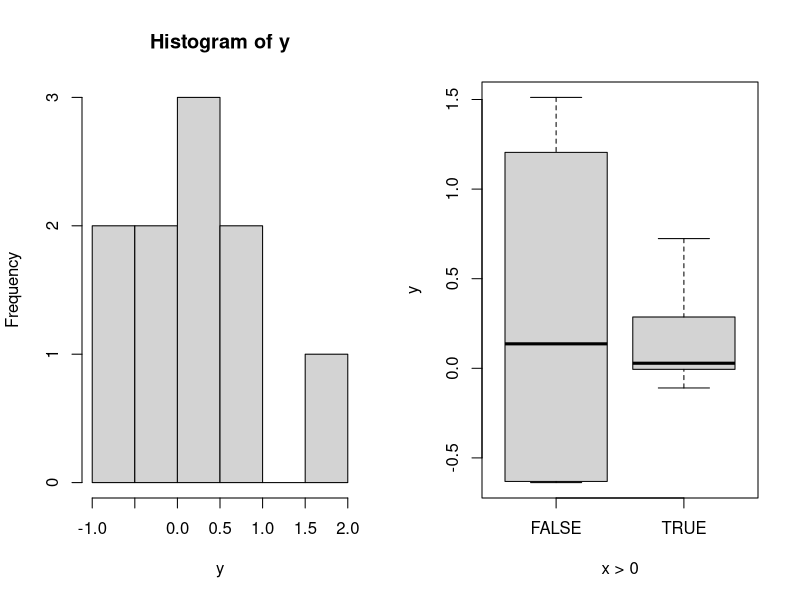
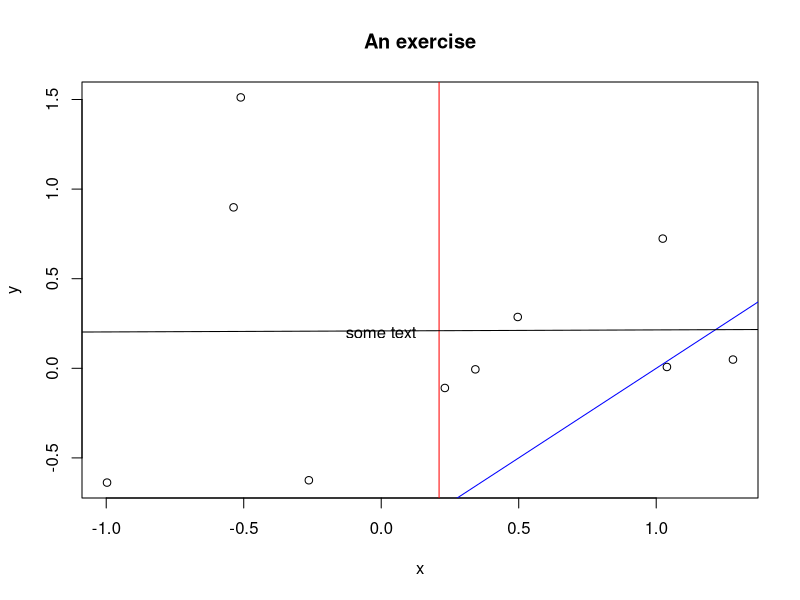
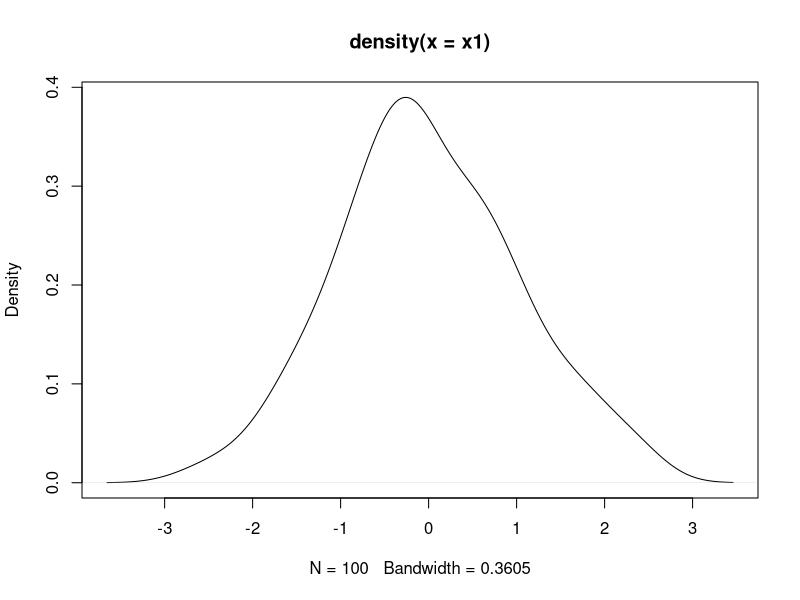
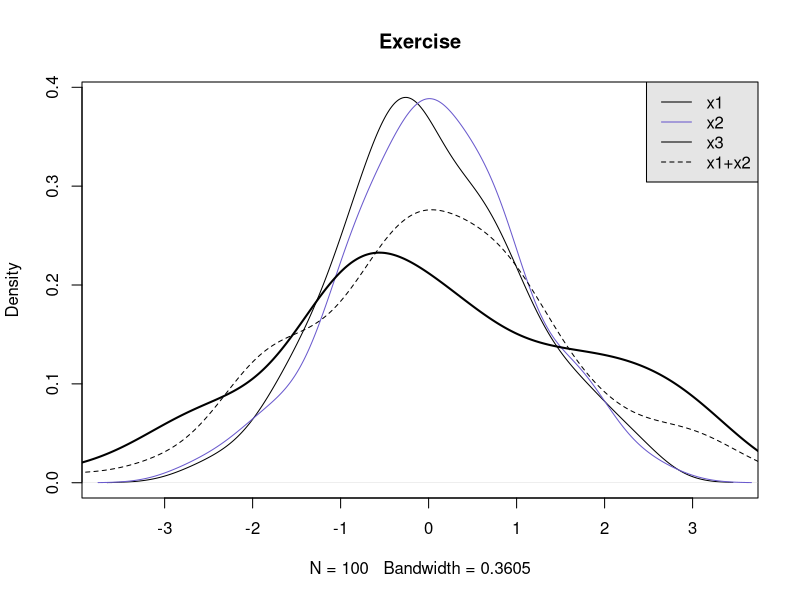

Recreate these plots in R, in order.
## ---- chunk 1
mean
## ---- chunk 2
my.example <- 4 + 5
my.example
## ---- chunk 3
my.name <- dir()
my.name
## ---- chunk 4
?mean
## ---- chunk 5
getwd()
setwd("/Users/nataliagarbirasdiaz/Dropbox/Academic/UC_Berkeley/EGAP/Training/R_handouts")   
## ---- chunk 6
library(Hmisc)
## ---- chunk 7
rm(list = ls())                                   
set.seed(20150420)        # OPT: Set a  seed to make replication possible. 
## ---- chunk 8
a <- 5                 # "<-"  is the assignment command; it is used to define things. eg:
a

b <- 1:10              # ":"  is used to define a string of integers
b

v <- c(1,3,2,4,110,pi) # use c() to make a vector with anything in it
v

# Extract elements of a vector:

b[1]                   # Returns position 1
b[6:5]                 # returns positions 6 and 5, in that order
b[-1]                  # Returns all but the first number  

# Returns all numbers indicated as "TRUE"
b[c(TRUE, FALSE, TRUE, FALSE, FALSE, TRUE, TRUE, FALSE, FALSE, FALSE)]  
                                                                          
# Assign new values to particular elements of a vector
b[5] <- 0
b
## ---- chunk 9
matrix(1:12, 3, 4)             # Make a 3*4 matrix with numbers 1:12
matrix(1:12, 4, 3)             # Make a 4*2 matrix with numbers 1:12
matrix(1:3, 4, 3)              # Make a 4*3 matrix with numbers 1:3, cycling; filling along by column
matrix(1:3, 4, 3, byrow=TRUE)  # Make a 4*3 matrix with numbers 1:3, cycling, filling  by row
## ---- chunk 10
M<-matrix(1:12, 3, 4)
rownames(M) = c("a","b","c")
colnames(M) = c("A","B","C", "Z")
M
## ---- chunk 11
sum(b)                     # sum
mean(b)                    # mean
max(b)                     # mean
min(b)                     # min
sd(b)                      # standard deviation
var(b)                     # variance
## ---- chunk 12
b^2                        # Square the variable
matrix(1:3, 4, 3)^2        # Square the elements of a matrix 
b^.5                       # Square root of the variable
log(b)                     # log of variable
exp(b)                     # e to the b
## ---- chunk 13
b==2                       # Is equal to
b<5                        # Less than
b>=5                       # Greater than or equal to 
b<=5 | b/4==2              # OR
b>2 & b<9                  # AND
is.na(b)                   # where is data missing
which(b<5)                 # gives indices of values meeting logical requirement
## ---- chunk 14
rnorm(5)                      # Draws 5 obs. from normal distribution
rbinom(5, 10, .4)             # Draws from a binomial distribution
runif(5)                      # Draws from a uniform distribution
## ---- chunk 15
x  = rnorm(100)               # Create variable "x" with 100 obs. from normal distribution
y  = x+rnorm(100)

y+x                            # Add variables together (or subtract, multiply etc)
y>x                            # Logical relation between two variables?
cor(x,y)                       # Correlation between variables
t.test(y~(x>.5))               # t-test of null that variables unrelated
lm(y~x)                        # OLS regression 
M<- lm(y~x)   
summary(M)                     # Summary of OLS regression
y%*%x                          # inner product of variables

# Make a dataframe and view it
d <- data.frame(x, y)
## ---- chunk 16
x<-0                    
for(i in 1:10){         # repeat an expression for values of i in 1 to 10. 
  print(x<x+i)          # print allows you to see the results in the R console.  
   }

x=0
while(x <10){           # keep repeating an expression as long as some condition is satisfied
  print(x^2)
  x<-x+1
}

## ---- chunk 17
sapply(1:4, function(j) j^2)   # faster way to do loops; this example runs function j^2 on 
                               # numbers j in 1:4
M<-matrix(rnorm(40), 4, 10)
apply(M, 1, mean)              # faster way to do lots of operations on a matrix: here take the mean 
                               # of every ROW (1)
apply(M, 2, sd)                # faster way to do lots of operations on a matrix: here take the sd  
                               # of every COLUMN (2)
## ---- chunk 18
h <- function(a, b=1) {        # Define any function by 1. assigning arguments (here a,b) and
                               # 2. giving any default values
     a^2 -b                    # (here b=1), and then giving the function
          }             
h(1)                           # illustration of function
h(1,2)                         # illustration of function

## ---- chunk 19
# ( )   used for funtions, and for vectors: 
log(1)

# ( )   also used to keep things in blocks:
(1+2)/(2+1)
1+2/2+1

# [ ]   used to extract indices:
(10:12)[2]

# { } Used to keep blocks together, with final component returned:
x <- {
  a<-1
  b<-2
  a/b
}

x
## ---- chunk 20
# First, how do we do this?
y <- rnorm(10)                  # Generate y from a normal distribution 
x <- rnorm(10)                  # Generate y from a normal distribution 
## ---- chunk 21

mean(y)
mean(x)                 
var(x)
sd(x)
max(x)
min(x)
summary(x)          # Basic summary statistics

cov(x,y)            # What is cov? 
mean(y[x>0])        # Estimates the mean of y when x>0

## ---- chunk 22

par(mfrow = c(1,2))             # This lets you put a set of graphs on the same canvas -- here, 2*2
hist(y)                         # A histogram
boxplot(y~(x>0))                # Box plots
dev.off()                       # We tell R that we no longer want to plot in a 1 by 2 canvas. 
## ---- chunk 23
plot(x,y)                       # xy plots  
abline(a=-1, b = 1, col="blue") # Add a sloped line
abline(v=mean(x), col="red")    # Add a vertical line
abline(lm(y~x))                 # Add a regression line
text(0, 0.2, "some text")       # Add text
title("An exercise")            # Add a title

# A more fancy plot
x1 <- rnorm(100)
x2 <- rnorm(100) 
x3 <- rnorm(100)+x1+x2

plot(density(x1))           # We plot the distribution of x1. 

# How do we plot all three distributions?

plot(density(x1), main="Exercise")   #Notice we can add a title in the same plot command
lines(density(x2), col="slateblue")
lines(density(x3), lwd = 2)
lines(density(x1+x2), lty=2)

##Add a legend 
legend("topright", legend = c("x1","x2","x3","x1+x2"), 
       col = c("black", "slateblue", "black","black"),
       lty = c(1, 1, 1, 2), bg = "gray90")
